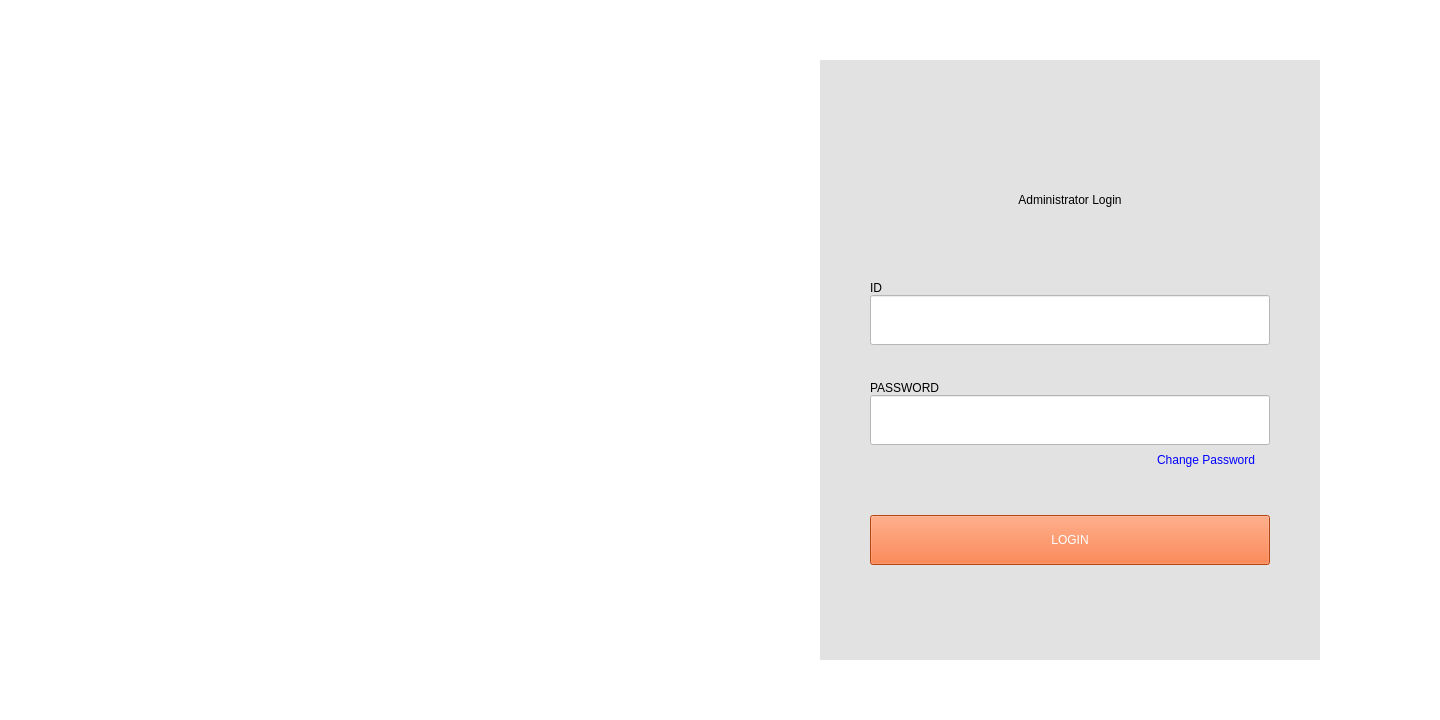
<?xml version="1.0" encoding="UTF-8"?>
<ui version="4.0">
 <class>MainWindow</class>
 <widget class="QMainWindow" name="MainWindow">
  <property name="geometry">
   <rect>
    <x>0</x>
    <y>0</y>
    <width>1440</width>
    <height>720</height>
   </rect>
  </property>
  <property name="minimumSize">
   <size>
    <width>1440</width>
    <height>720</height>
   </size>
  </property>
  <property name="maximumSize">
   <size>
    <width>1440</width>
    <height>720</height>
   </size>
  </property>
  <property name="sizeIncrement">
   <size>
    <width>0</width>
    <height>0</height>
   </size>
  </property>
  <property name="windowTitle">
   <string>ADIDAS</string>
  </property>
  <property name="styleSheet">
   <string notr="true">background-color: rgb(255, 255, 255);</string>
  </property>
  <widget class="QWidget" name="centralwidget">
   <widget class="QWidget" name="gridLayoutWidget">
    <property name="geometry">
     <rect>
      <x>10</x>
      <y>10</y>
      <width>1421</width>
      <height>701</height>
     </rect>
    </property>
    <layout class="QGridLayout" name="master_grid">
     <property name="sizeConstraint">
      <enum>QLayout::SetDefaultConstraint</enum>
     </property>
     <property name="leftMargin">
      <number>60</number>
     </property>
     <property name="topMargin">
      <number>20</number>
     </property>
     <property name="rightMargin">
      <number>60</number>
     </property>
     <property name="bottomMargin">
      <number>20</number>
     </property>
     <item row="0" column="0">
      <layout class="QHBoxLayout" name="sub_hori">
       <property name="spacing">
        <number>0</number>
       </property>
       <item>
        <widget class="QLabel" name="logo">
         <property name="sizePolicy">
          <sizepolicy hsizetype="Fixed" vsizetype="Fixed">
           <horstretch>0</horstretch>
           <verstretch>0</verstretch>
          </sizepolicy>
         </property>
         <property name="minimumSize">
          <size>
           <width>700</width>
           <height>600</height>
          </size>
         </property>
         <property name="maximumSize">
          <size>
           <width>700</width>
           <height>600</height>
          </size>
         </property>
         <property name="text">
          <string/>
         </property>
         <property name="pixmap">
          <pixmap>GUI_basicimage/logo_adidas.png</pixmap>
         </property>
         <property name="scaledContents">
          <bool>false</bool>
         </property>
         <property name="alignment">
          <set>Qt::AlignCenter</set>
         </property>
        </widget>
       </item>
       <item>
        <widget class="QFrame" name="login_frame">
         <property name="sizePolicy">
          <sizepolicy hsizetype="Fixed" vsizetype="Fixed">
           <horstretch>0</horstretch>
           <verstretch>0</verstretch>
          </sizepolicy>
         </property>
         <property name="maximumSize">
          <size>
           <width>500</width>
           <height>600</height>
          </size>
         </property>
         <property name="styleSheet">
          <string notr="true">background-color: rgb(226, 226, 226);</string>
         </property>
         <layout class="QGridLayout" name="gridLayout_3">
          <property name="leftMargin">
           <number>0</number>
          </property>
          <property name="topMargin">
           <number>0</number>
          </property>
          <property name="rightMargin">
           <number>0</number>
          </property>
          <property name="bottomMargin">
           <number>0</number>
          </property>
          <property name="spacing">
           <number>0</number>
          </property>
          <item row="0" column="0">
           <layout class="QVBoxLayout" name="login_layout">
            <property name="spacing">
             <number>0</number>
            </property>
            <property name="sizeConstraint">
             <enum>QLayout::SetNoConstraint</enum>
            </property>
            <property name="leftMargin">
             <number>50</number>
            </property>
            <property name="topMargin">
             <number>50</number>
            </property>
            <property name="rightMargin">
             <number>50</number>
            </property>
            <property name="bottomMargin">
             <number>50</number>
            </property>
            <item>
             <widget class="QLabel" name="top">
              <property name="maximumSize">
               <size>
                <width>16777215</width>
                <height>100</height>
               </size>
              </property>
              <property name="styleSheet">
               <string notr="true">font: 75 32pt &quot;PibotoLt&quot;;</string>
              </property>
              <property name="text">
               <string>Administrator Login</string>
              </property>
              <property name="textFormat">
               <enum>Qt::AutoText</enum>
              </property>
              <property name="alignment">
               <set>Qt::AlignCenter</set>
              </property>
             </widget>
            </item>
            <item>
             <widget class="QLabel" name="text_id">
              <property name="maximumSize">
               <size>
                <width>16777215</width>
                <height>50</height>
               </size>
              </property>
              <property name="styleSheet">
               <string notr="true">font: 18pt &quot;PibotoLt&quot;;</string>
              </property>
              <property name="text">
               <string>ID</string>
              </property>
              <property name="alignment">
               <set>Qt::AlignBottom|Qt::AlignLeading|Qt::AlignLeft</set>
              </property>
             </widget>
            </item>
            <item>
             <widget class="QLineEdit" name="input_id">
              <property name="sizePolicy">
               <sizepolicy hsizetype="Fixed" vsizetype="Fixed">
                <horstretch>0</horstretch>
                <verstretch>0</verstretch>
               </sizepolicy>
              </property>
              <property name="maximumSize">
               <size>
                <width>500</width>
                <height>50</height>
               </size>
              </property>
              <property name="styleSheet">
               <string notr="true">background-color: rgb(255, 255, 255);
font: 18pt &quot;PibotoLt&quot;;</string>
              </property>
              <property name="text">
               <string/>
              </property>
             </widget>
            </item>
            <item>
             <widget class="QLabel" name="text_pw">
              <property name="maximumSize">
               <size>
                <width>16777215</width>
                <height>50</height>
               </size>
              </property>
              <property name="styleSheet">
               <string notr="true">font: 18pt &quot;PibotoLt&quot;;</string>
              </property>
              <property name="text">
               <string>PASSWORD</string>
              </property>
              <property name="alignment">
               <set>Qt::AlignBottom|Qt::AlignLeading|Qt::AlignLeft</set>
              </property>
             </widget>
            </item>
            <item>
             <widget class="QLineEdit" name="input_pw">
              <property name="sizePolicy">
               <sizepolicy hsizetype="Fixed" vsizetype="Fixed">
                <horstretch>0</horstretch>
                <verstretch>0</verstretch>
               </sizepolicy>
              </property>
              <property name="maximumSize">
               <size>
                <width>500</width>
                <height>50</height>
               </size>
              </property>
              <property name="styleSheet">
               <string notr="true">background-color: rgb(255, 255, 255);
font: 18pt &quot;PibotoLt&quot;;</string>
              </property>
              <property name="text">
               <string/>
              </property>
              <property name="echoMode">
               <enum>QLineEdit::Password</enum>
              </property>
             </widget>
            </item>
            <item>
             <widget class="QFrame" name="frame">
              <property name="minimumSize">
               <size>
                <width>0</width>
                <height>30</height>
               </size>
              </property>
              <property name="maximumSize">
               <size>
                <width>16777215</width>
                <height>30</height>
               </size>
              </property>
              <property name="frameShape">
               <enum>QFrame::NoFrame</enum>
              </property>
              <property name="frameShadow">
               <enum>QFrame::Raised</enum>
              </property>
              <widget class="QWidget" name="horizontalLayoutWidget">
               <property name="geometry">
                <rect>
                 <x>0</x>
                 <y>0</y>
                 <width>401</width>
                 <height>31</height>
                </rect>
               </property>
               <layout class="QHBoxLayout" name="horizontalLayout">
                <item>
                 <widget class="QLabel" name="label">
                  <property name="minimumSize">
                   <size>
                    <width>265</width>
                    <height>0</height>
                   </size>
                  </property>
                  <property name="maximumSize">
                   <size>
                    <width>250</width>
                    <height>16777215</height>
                   </size>
                  </property>
                  <property name="text">
                   <string/>
                  </property>
                 </widget>
                </item>
                <item>
                 <widget class="QPushButton" name="button_changepw">
                  <property name="minimumSize">
                   <size>
                    <width>0</width>
                    <height>20</height>
                   </size>
                  </property>
                  <property name="maximumSize">
                   <size>
                    <width>16777215</width>
                    <height>30</height>
                   </size>
                  </property>
                  <property name="layoutDirection">
                   <enum>Qt::LeftToRight</enum>
                  </property>
                  <property name="styleSheet">
                   <string notr="true">color: rgb(0, 0, 255);
font: 75 11pt &quot;PibotoLt&quot;;
background-color: rgba(255, 255, 255, 0);</string>
                  </property>
                  <property name="text">
                   <string>Change Password</string>
                  </property>
                  <property name="autoDefault">
                   <bool>false</bool>
                  </property>
                  <property name="flat">
                   <bool>true</bool>
                  </property>
                 </widget>
                </item>
               </layout>
              </widget>
             </widget>
            </item>
            <item>
             <widget class="QLabel" name="label_2">
              <property name="minimumSize">
               <size>
                <width>0</width>
                <height>40</height>
               </size>
              </property>
              <property name="maximumSize">
               <size>
                <width>16777215</width>
                <height>30</height>
               </size>
              </property>
              <property name="text">
               <string/>
              </property>
             </widget>
            </item>
            <item>
             <widget class="QPushButton" name="button_login">
              <property name="maximumSize">
               <size>
                <width>16777215</width>
                <height>50</height>
               </size>
              </property>
              <property name="styleSheet">
               <string notr="true">background-color: rgb(255, 97, 24);
color: rgb(255, 255, 255);
font: 75 24pt &quot;PibotoLt&quot;;</string>
              </property>
              <property name="text">
               <string>LOGIN</string>
              </property>
              <property name="flat">
               <bool>false</bool>
              </property>
             </widget>
            </item>
           </layout>
          </item>
         </layout>
        </widget>
       </item>
      </layout>
     </item>
    </layout>
   </widget>
  </widget>
 </widget>
 <resources/>
 <connections/>
 <slots>
  <slot>loginclick()</slot>
 </slots>
</ui>
